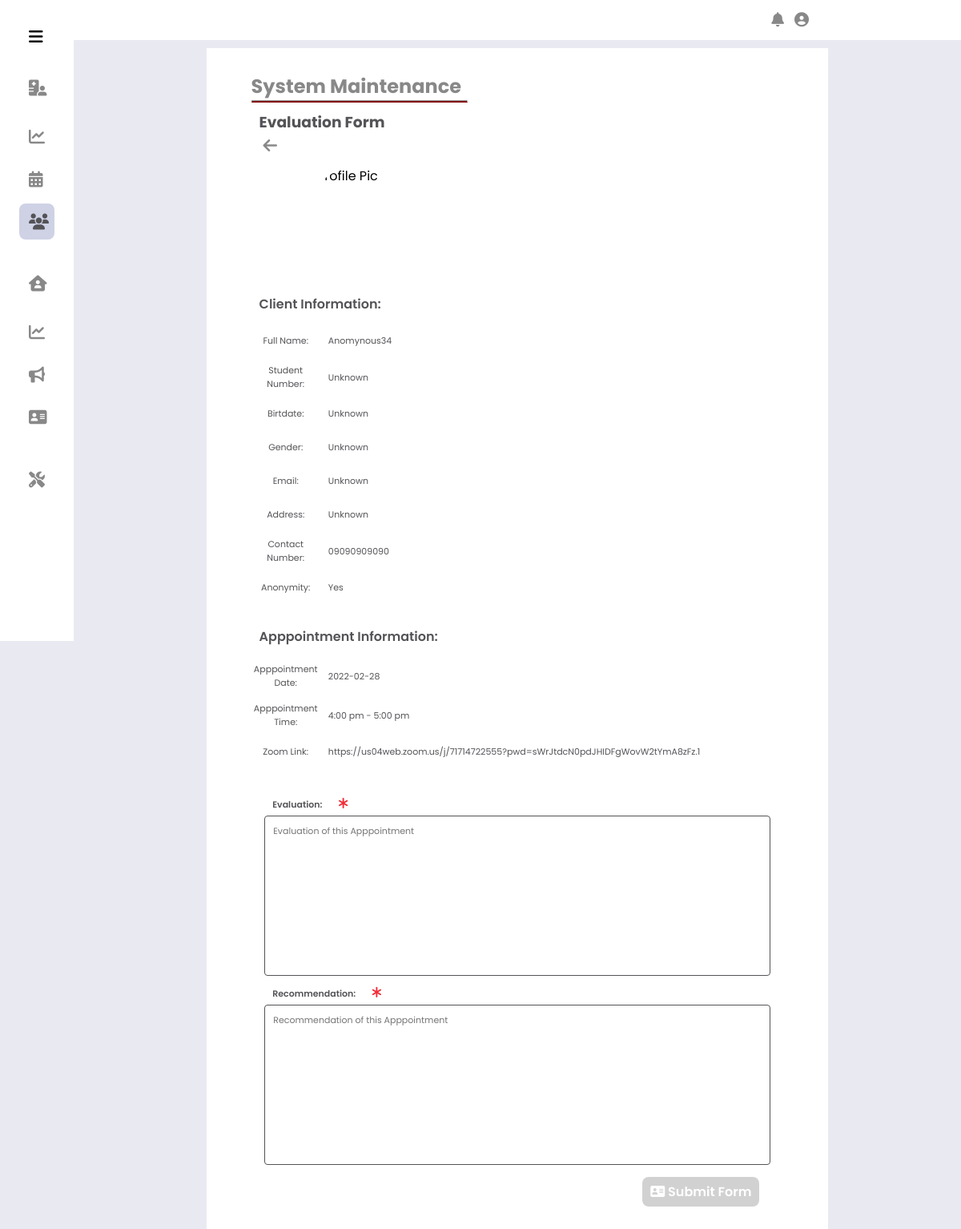
The app's page /Administrator/Counceling Client Evaulation Form/?a_id=73 (signed in) with its own data.
### tables this page shows
CREATE TABLE IF NOT EXISTS `schedules` (
  `id` int NOT NULL AUTO_INCREMENT,
  `anonymity` varchar(255) NOT NULL,
  `title` varchar(255) NOT NULL,
  `email_add` varchar(255) NOT NULL,
  `client_id` int NOT NULL,
  `app_date` date NOT NULL,
  `start_app` datetime NOT NULL,
  `end_app` datetime NOT NULL,
  `stat` varchar(255) NOT NULL,
  `remarks` int NOT NULL,
  `reason` text,
  `cancel_id` int DEFAULT NULL,
  `cancel_reason` text,
  `CounseZLink` text,
  PRIMARY KEY (`id`),
  KEY `appointSched_clientID` (`client_id`),
  KEY `appointSched_evaluator` (`remarks`)
);

CREATE TABLE IF NOT EXISTS `clientaccountinfo` (
  `ClientAccountID` int NOT NULL AUTO_INCREMENT,
  `ClientFirstName` varchar(255) NOT NULL,
  `ClientMiddleName` varchar(255) DEFAULT NULL,
  `ClientLastName` varchar(255) NOT NULL,
  `ClientSuffix` varchar(50) DEFAULT NULL,
  `ClientStudentNo` varchar(15) NOT NULL,
  `RoleID` int NOT NULL,
  `ClientBDay` date NOT NULL,
  `ClientAddress` text NOT NULL,
  `ClientContactNo` varchar(25) NOT NULL,
  `ClientGuardian` varchar(255) NOT NULL,
  `ClientGuardianNo` varchar(25) NOT NULL,
  `ClientEmailAdd` varchar(255) NOT NULL,
  `ClientPassword` varchar(32) NOT NULL,
  `ClientGenderID` int NOT NULL,
  `code` varchar(255) DEFAULT NULL,
  PRIMARY KEY (`ClientAccountID`),
  KEY `gender_role` (`ClientGenderID`),
  KEY `user_role` (`RoleID`)
);

### Administrator/Counceling Client Evaulation Form/index.php (the view, shortened to what this page needs)
<?php
    include_once('../includes/header.php');
    $a_id = $_GET['a_id'];
    $query = $conn->query("SELECT
    t1.id,
    t1.anonymity,
    t1.email_add,
    t1.stat,
    t1.app_date,
    t1.start_app,
    t1.end_app,
    t1.CounseZLink,
    t2.ClientAccountID as cID,
    t2.ClientStudentNo as studNum,
    t2.ClientFirstName as firstName,
    t2.ClientMiddleName as middleName,
    t2.ClientLastName as lastName,
    t3.Description as gender,
    t2.ClientAddress as client_address,
    t2.ClientBDay as birthdate,
    t2.ClientContactNo as contact_num
     from schedules as t1
     INNER JOIN clientaccountinfo as t2 ON t1.client_id = t2.ClientAccountID
     INNER JOIN genderrole as t3 ON t2.ClientGenderID = t3.GenderID
     WHERE t1.id = '$a_id'");
    $row2 = mysqli_fetch_array($query);
    $anonymity = $row2['anonymity'];
    $cID = $row2['cID'];
    $contactnum = $row2['contact_num'];
    $app_date = $row2['app_date'];
    $start_app = $row2['start_app'];
    $nstart_app = date("g:i a", strtotime($start_app));
    $end_app = $row2['end_app'];
    $nend_app = date("g:i a", strtotime($end_app));
    $CounseZLink = $row2['CounseZLink'];
    if($anonymity != 'Yes'){
        $email_add = $row2['email_add'];
        $studNum = $row2['studNum'];
        $fname = $row2['firstName'].' '.$row2['middleName'].' '.$row2['lastName'];
        $gender = $row2['gender'];
        $address = $row2['client_address'];
        $birthday = $row2['birthdate'];
        $sql_fetchpic = mysqli_query($conn, "SELECT PictureFilename from clientprofilepictureinfo WHERE ClientAccountID = '$cID' AND UsedStatus = TRUE ");
        while($detailpic = mysqli_fetch_assoc($sql_fetchpic))
        {
            $directory = "../../assets/user_profile_pic/client/";
            $prof_pic = $detailpic['PictureFilename'];
        }
        $profile_pic = "<img class='prof_pic' id='prof_pic' src='$directory$studNum/$prof_pic' alt='Profile Pic'>";
    }
    elseif($anonymity == 'Yes'){
        $email_add = 'Unknown';
        $studNum = 'Unknown';
        $fname = "Anomynous$cID";
        $gender = 'Unknown';
        $address = 'Unknown';
        $birthday = 'Unknown';
        $profile_pic = "<img class='prof_pic' id='prof_pic' src='../../assets/user_profile_pic/default_user.jpg' alt='Profile Pic'>";
    }
?>
    <div class="body_container">
        <div class="content">
            <div class="title">
                <h1>System Maintenance</h1>
                <hr>
            </div>
            <div class="subcontent">
                    <form id="evalEntry" method ="POST" action="assets/insert_eval.php">
                    <h3 class="subtitle">Evaluation Form</h3>
                        <a href="../Counceling Client Page/" class="acc_bttn"><i class="fas fa-arrow-left"></i></a>
                        <div class="profile_pic">
                            <div id="prof_pic_div">
                                <?php echo $profile_pic; ?>
                            </div>
                        </div>
                        <h4>Client Information:</h4>
                        <div class="input_group">
                            <div class="input_container">
                                <label for="#" class="label">Full Name: </label>
                                <div class="input " id="input_fst_name">
                                    <input class="input-field" type="text" value="<?= $fname ?>" name="fst_name" id="fst_name" readonly>
                                </div>
                            </div>
                            <div class="input_container">
                                <label for="#" class="label">Student Number: </label>
                                <div class="input " id="input_mid_name">
                                    <input class="input-field" type="text" value="<?= $studNum ?>" name="mid_name" id="mid_name" readonly>
                                </div>
                            </div>
                            <div class="input_container">
                                <label for="#" class="label">Birtdate: </label>
                                <div class="input " id="input_mid_name">
                                    <input class="input-field" type="text" value="<?= $birthday ?>" name="mid_name" id="mid_name" readonly>
                                </div>
                            </div>
                            <div class="input_container">
                                <label for="#" class="label">Gender: </label>
                                <div class="input " id="input_last_name">
                                    <input class="input-field" type="text" value="<?= $gender ?>" name="last_name" id="last_name" readonly>
                                </div>
                            </div>
                            <div class="input_container">
                                <label for="#" class="label">Email: </label>
                                <div class="input " id="input_admin_email">
                                    <input class="input-field" type="text" value="<?= $email_add ?>" name="admin_email" id="admin_email" readonly>
                                </div>
                            </div>
                            <div class="input_container">
                                <label for="#" class="label">Address: </label>
                                <div class="input " id="input_add">
                                    <input class="input-field " type="" value="<?= $address ?>" name="add" id="add" readonly>
                                </div>
                            </div>
                            <div class="input_container">
                                <label for="#" class="label">Contact Number: </label>
                                <div class="input " id="input_admin_contact">
                                    <input class="input-field" type="text" value="<?= $contactnum ?>" name="admin_contact" id="admin_contact" readonly>
                                </div>
                            </div>
                            <div class="input_container">
                                <label for="#" class="label">Anonymity: </label>
                                <div class="input " id="input_admin_contact">
                                    <input class="input-field" type="text" value="<?= $anonymity ?>" name="admin_contact" id="admin_contact" readonly>
                                </div>
                            </div>
                        </div>
                        <h4>Apppointment Information:</h4>
                        <div class="input_group">
                            <div class="input_container">
                                <label for="#" class="label">Apppointment Date: </label>
                                <div class="input " id="input_mid_name">
                                    <input class="input-field" type="text" value="<?= $app_date ?>" name="mid_name" id="mid_name" readonly>
                                </div>
                            </div>
                            <div class="input_container">
                                <label for="#" class="label">Apppointment Time: </label>
                                <div class="input " id="input_mid_name">
                                    <input class="input-field" type="text" value="<?= $nstart_app.' - '.$nend_app ?>" name="mid_name" id="mid_name" readonly>
                                </div>
                            </div>
                            <div class="input_container link">
                                <label for="#" class="label">Zoom Link: </label>
                                <div class="input " id="input_mid_name">
                                    <input class="input-field" type="text" value="<?= $CounseZLink ?>" name="mid_name" id="mid_name" readonly>
                                </div>
                            </div>
                        </div>
                        <div class="input_group">
                            <div class="eval">
                                <label for="#" class="label">Evaluation: </label>
                                <i class="fa-solid fa-asterisk"></i>
                                <div class="input " id="input_fst_name">
                                    <textarea class="input-field evalInput" placeholder="Evaluation of this Apppointment" name="evaluation" id="evaluation"></textarea>
                                </div>
                            </div>
                            <div class="eval">
                                <label for="#" class="label">Recommendation: </label>
                                <i class="fa-solid fa-asterisk"></i>
                                <div class="input " id="input_fst_name">
                                    <textarea class="input-field evalInput" placeholder="Recommendation of this Apppointment" name="recommendation" id="recommendation"></textarea>
                                </div>
                            </div>
                        </div>
                        <div class="action_content">
                            <button class= "bttn" type="submit" name="submit" id="submit">
                            <i class="fa-solid fa-address-card"></i>  Submit Form</button>
                        </div>
                    </form>
            </div>
        </div>
    </div>
</body>
</html>

### Administrator/includes/css/side_nav.css (style rules this page uses)
:root { --nav-width: 92px; --button-color-font-icon: rgb(136, 136, 136); --button-hover-color-font-icon: rgb(84, 83, 87); --button-hover-bg: rgb(207 210 229); --color-content0-bg: white; --body-color: rgb(209, 209, 209); --normal-font-size: 1rem; --small-font-size: .875rem; --z-index: 100; }
* { margin: 0; padding: 0; box-sizing: border-box; font-family: 'Poppins',sans-serif; }
body { margin: 0; position: relative; padding: 0 0 0 5.75rem; transition: .5s; background-color: #e9eaf1; }
h1 { margin: 0; }
.fas { font-size: 1.25rem; margin-right: 3px; }

### Administrator/includes/css/admin_navbar.css (style rules this page uses)
* { margin: 0; padding: 0; box-sizing: border-box; font-family: 'Poppins',sans-serif; }
:root { --nav-width: 92px; --button-color-font-icon: rgb(136, 136, 136); --button-hover-color-font-icon: rgb(84, 83, 87); --button-hover-bg: rgb(160, 160, 160); --color-content0-bg: white; --maroong-content-bg: #810000; --maroong-content-hover: #630000; --body-color: rgb(209, 209, 209); --dark--color: #45474b; --blue-color: #2a88e6; --normal-font-size: 1rem; --small-font-size: .875rem; --meduim-font-size: 15px; }
body { position: relative; background-color: #e9eaf1; }

### Administrator/includes/css/maintenance.css (style rules this page uses)
:root { --nav-width: 92px; --button-color-font-icon: rgb(136, 136, 136); --button-hover-color-font-icon: rgb(84, 83, 87); --button-hover-bg: rgb(160, 160, 160); --color-content0-bg: white; --maroong-content-bg: #810000; --maroong-content-hover: #630000; --body-color: rgb(209, 209, 209); --normal-font-size: 1rem; --small-font-size: .875rem; --meduim-font-size: 15px; }
* { margin: 0; padding: 0; box-sizing: border-box; font-family: 'Poppins',sans-serif; }
.body_container { display: flex; align-items: center; justify-content: center; padding-top: 50px; padding-bottom: 10px; }
.content { background-color: var(--color-content0-bg); margin-top: 10px; padding: 30px 5% 30px; width: 70%; height: auto; }
.content .title { width: 220px; }
.title h1 { font-size: 1.5rem; color: var(--button-color-font-icon); display: inline-block; }
.title hr { border-bottom: 2px solid var(--maroong-content-bg); }
.content .subcontent { width: 100%; height: auto; padding-bottom: 20px; }

### Administrator/includes/css/modal_placement.css (style rules this page uses)
:root { --nav-width: 92px; --button-color-font-icon: rgb(136, 136, 136); --button-hover-color-font-icon: rgb(84, 83, 87); --button-hover-bg: rgb(160, 160, 160); --color-content0-bg: white; --maroong-content-bg: #810000; --maroong-content-hover: #630000; --body-color: rgb(209, 209, 209); --normal-font-size: 1rem; --small-font-size: .875rem; --meduim-font-size: 15px; }
* { margin: 0; padding: 0; box-sizing: border-box; font-family: 'Poppins',sans-serif; }

### Administrator/includes/css/modal_upload_placement.css (style rules this page uses)
:root { --nav-width: 92px; --button-color-font-icon: rgb(136, 136, 136); --button-hover-color-font-icon: rgb(84, 83, 87); --button-hover-bg: rgb(160, 160, 160); --color-content0-bg: white; --maroong-content-bg: #810000; --maroong-content-hover: #630000; --body-color: rgb(209, 209, 209); --normal-font-size: 1rem; --small-font-size: .875rem; --meduim-font-size: 15px; }
* { margin: 0; padding: 0; box-sizing: border-box; font-family: 'Poppins',sans-serif; }

### records on screen
schedules: fst_name "Anomynous34", mid_name "Unknown", last_name "Unknown", admin_email "Unknown", add "Unknown", admin_contact "09090909090", admin_contact "Yes", mid_name "2022-02-28", mid_name "4:00 pm - 5:00 pm", mid_name "https://us04web.zoom.us/j/71714722555?pwd=sWrJtdcN0pdJHIDFgWovW2tYmA8zFz.1"
